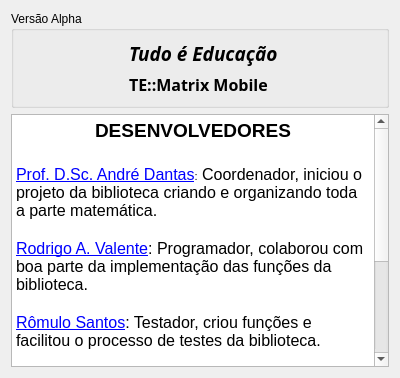
<?xml version="1.0" encoding="UTF-8"?>
<ui version="4.0">
 <class>Sobre</class>
 <widget class="QDialog" name="Sobre">
  <property name="geometry">
   <rect>
    <x>0</x>
    <y>0</y>
    <width>400</width>
    <height>378</height>
   </rect>
  </property>
  <property name="windowTitle">
   <string>Dialog</string>
  </property>
  <layout class="QGridLayout" name="gridLayout_2">
   <item row="0" column="0">
    <widget class="QGroupBox" name="groupBox">
     <property name="title">
      <string>Versão Alpha</string>
     </property>
     <layout class="QGridLayout" name="gridLayout">
      <item row="0" column="1">
       <widget class="QLabel" name="label">
        <property name="font">
         <font>
          <family>Cooper Std Black</family>
          <pointsize>14</pointsize>
          <weight>75</weight>
          <italic>true</italic>
          <bold>true</bold>
         </font>
        </property>
        <property name="text">
         <string>Tudo é Educação</string>
        </property>
       </widget>
      </item>
      <item row="1" column="1">
       <widget class="QLabel" name="label_2">
        <property name="font">
         <font>
          <family>Cooper Std Black</family>
          <pointsize>12</pointsize>
          <weight>75</weight>
          <bold>true</bold>
         </font>
        </property>
        <property name="text">
         <string>TE::Matrix Mobile</string>
        </property>
       </widget>
      </item>
      <item row="0" column="0" rowspan="2">
       <widget class="QLabel" name="label_3">
        <property name="maximumSize">
         <size>
          <width>100</width>
          <height>80</height>
         </size>
        </property>
        <property name="text">
         <string/>
        </property>
        <property name="pixmap">
         <pixmap resource="res.qrc">:/imgs/Logo/LogoTE-Mid.png</pixmap>
        </property>
        <property name="scaledContents">
         <bool>true</bool>
        </property>
       </widget>
      </item>
     </layout>
    </widget>
   </item>
   <item row="1" column="0">
    <widget class="QTextBrowser" name="textBrowser">
     <property name="minimumSize">
      <size>
       <width>0</width>
       <height>250</height>
      </size>
     </property>
     <property name="html">
      <string>&lt;!DOCTYPE HTML PUBLIC &quot;-//W3C//DTD HTML 4.0//EN&quot; &quot;http://www.w3.org/TR/REC-html40/strict.dtd&quot;&gt;
&lt;html&gt;&lt;head&gt;&lt;meta name=&quot;qrichtext&quot; content=&quot;1&quot; /&gt;&lt;style type=&quot;text/css&quot;&gt;
p, li { white-space: pre-wrap; }
&lt;/style&gt;&lt;/head&gt;&lt;body style=&quot; font-family:'MS Shell Dlg 2'; font-size:8.25pt; font-weight:400; font-style:normal;&quot;&gt;
&lt;p align=&quot;center&quot; style=&quot; margin-top:0px; margin-bottom:0px; margin-left:0px; margin-right:0px; -qt-block-indent:0; text-indent:0px;&quot;&gt;&lt;span style=&quot; font-size:14pt; font-weight:600;&quot;&gt;DESENVOLVEDORES&lt;/span&gt;&lt;/p&gt;
&lt;p style=&quot;-qt-paragraph-type:empty; margin-top:0px; margin-bottom:0px; margin-left:0px; margin-right:0px; -qt-block-indent:0; text-indent:0px; font-size:14pt; font-weight:600;&quot;&gt;&lt;br /&gt;&lt;/p&gt;
&lt;p style=&quot; margin-top:0px; margin-bottom:0px; margin-left:0px; margin-right:0px; -qt-block-indent:0; text-indent:0px;&quot;&gt;&lt;a href=&quot;http://www.tudoeeducacao.com/conteudo/doku.php?id=conteudo:tudoetecnologia:sobre&quot;&gt;&lt;span style=&quot; font-size:12pt; text-decoration: underline; color:#0000ff;&quot;&gt;Prof. D.Sc. André Dantas&lt;/span&gt;&lt;/a&gt;&lt;span style=&quot; font-size:8pt;&quot;&gt;:&lt;/span&gt;&lt;span style=&quot; font-size:12pt;&quot;&gt; Coordenador, iniciou o projeto da biblioteca criando e organizando toda a parte matemática.&lt;/span&gt;&lt;/p&gt;
&lt;p style=&quot;-qt-paragraph-type:empty; margin-top:0px; margin-bottom:0px; margin-left:0px; margin-right:0px; -qt-block-indent:0; text-indent:0px; font-size:12pt;&quot;&gt;&lt;br /&gt;&lt;/p&gt;
&lt;p style=&quot; margin-top:0px; margin-bottom:0px; margin-left:0px; margin-right:0px; -qt-block-indent:0; text-indent:0px;&quot;&gt;&lt;a href=&quot;https://www.facebook.com/rodrigoaraujo.valente?fref=ts&quot;&gt;&lt;span style=&quot; font-size:12pt; text-decoration: underline; color:#0000ff;&quot;&gt;Rodrigo A. Valente&lt;/span&gt;&lt;/a&gt;&lt;span style=&quot; font-size:12pt;&quot;&gt;: Programador, colaborou com boa parte da implementação das funções da biblioteca.&lt;/span&gt;&lt;/p&gt;
&lt;p style=&quot;-qt-paragraph-type:empty; margin-top:0px; margin-bottom:0px; margin-left:0px; margin-right:0px; -qt-block-indent:0; text-indent:0px; font-size:12pt;&quot;&gt;&lt;br /&gt;&lt;/p&gt;
&lt;p style=&quot; margin-top:0px; margin-bottom:0px; margin-left:0px; margin-right:0px; -qt-block-indent:0; text-indent:0px;&quot;&gt;&lt;a href=&quot;https://www.facebook.com/RomuloSanttos?fref=ts&quot;&gt;&lt;span style=&quot; font-size:12pt; text-decoration: underline; color:#0000ff;&quot;&gt;Rômulo Santos&lt;/span&gt;&lt;/a&gt;&lt;span style=&quot; font-size:12pt;&quot;&gt;: Testador, criou funções e facilitou o processo de testes da biblioteca.&lt;/span&gt;&lt;/p&gt;
&lt;p style=&quot;-qt-paragraph-type:empty; margin-top:0px; margin-bottom:0px; margin-left:0px; margin-right:0px; -qt-block-indent:0; text-indent:0px; font-size:12pt;&quot;&gt;&lt;br /&gt;&lt;/p&gt;
&lt;p style=&quot; margin-top:0px; margin-bottom:0px; margin-left:0px; margin-right:0px; -qt-block-indent:0; text-indent:0px;&quot;&gt;&lt;a href=&quot;https://www.facebook.com/profile.php?id=100003373070993&amp;amp;fref=ts&quot;&gt;&lt;span style=&quot; font-size:12pt; text-decoration: underline; color:#0000ff;&quot;&gt;Hiran Gondim&lt;/span&gt;&lt;/a&gt;&lt;span style=&quot; font-size:12pt;&quot;&gt;: Programador Front-End, colaborou na implementação da interpretação entre interface de usuário e biblioteca, integrando ações do usuário e funções da biblioteca.&lt;/span&gt;&lt;/p&gt;
&lt;p style=&quot;-qt-paragraph-type:empty; margin-top:0px; margin-bottom:0px; margin-left:0px; margin-right:0px; -qt-block-indent:0; text-indent:0px; font-size:12pt;&quot;&gt;&lt;br /&gt;&lt;/p&gt;
&lt;p style=&quot; margin-top:0px; margin-bottom:0px; margin-left:0px; margin-right:0px; -qt-block-indent:0; text-indent:0px;&quot;&gt;&lt;a href=&quot;https://www.facebook.com/igorfell?fref=ts&quot;&gt;&lt;span style=&quot; font-size:12pt; text-decoration: underline; color:#0000ff;&quot;&gt;Igor Felipe&lt;/span&gt;&lt;/a&gt;&lt;span style=&quot; font-size:12pt;&quot;&gt;: Programador Front-End, criou a interface e colaborou com a implementação de funções para integrar ações do usuário e funções da biblioteca.&lt;/span&gt;&lt;/p&gt;&lt;/body&gt;&lt;/html&gt;</string>
     </property>
    </widget>
   </item>
  </layout>
 </widget>
 <resources>
  <include location="res.qrc"/>
 </resources>
 <connections/>
</ui>
